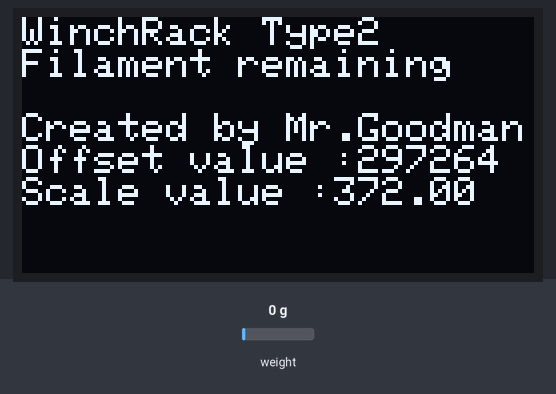
A sketch run on a simulated Arduino Uno, built with avr-gcc and run on an emulated ATmega328P. On the bench: 128×64 one-colour display. The inputs (shaded band) are chosen by the test bench; at power-on: weight on the scale 0 g.

Above: at 2.1 s.
At 6.3 s:
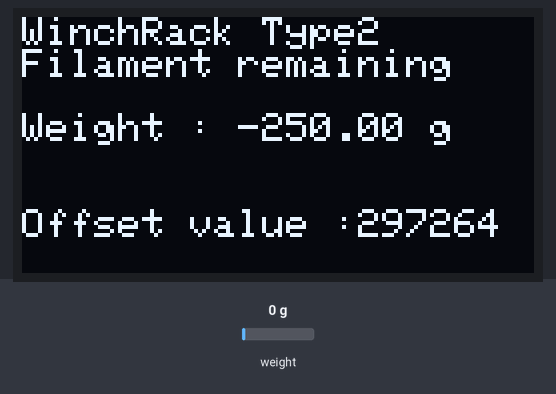
6.4 s: weight on the scale set to 100 g
At 8.4 s:
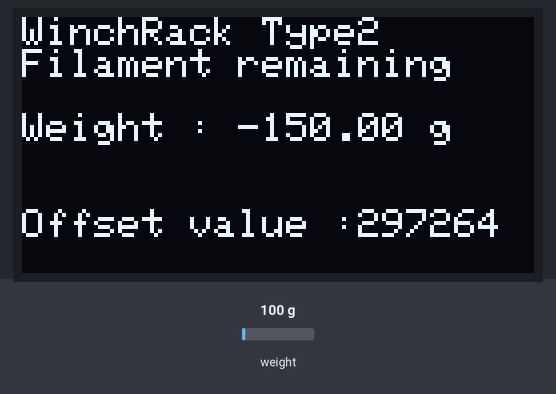
9.0 s: weight on the scale set to 1250 g
At 10.4 s:
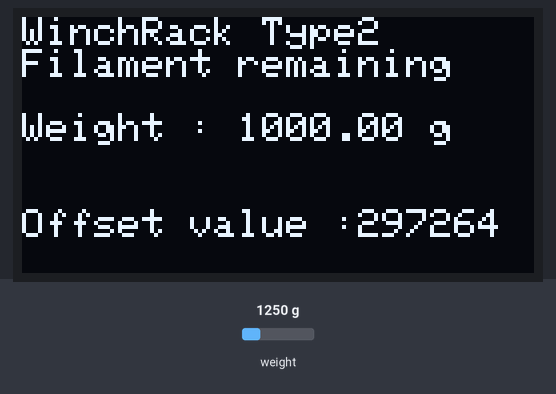
11.4 s: weight on the scale set to 2500 g
At 13.2 s:
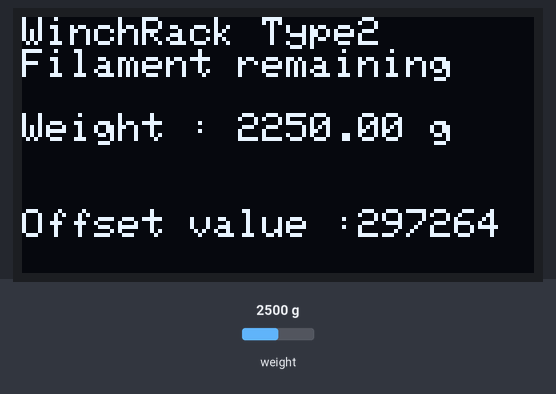
Timing chart, 0 to 14.7 s (numbered marks = the images above; inputs shaded):
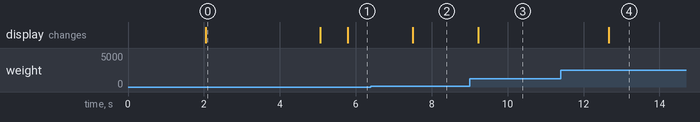

The sketch:

WinchRack_Filament_remaining_Weight.ino
```cpp
#include "HX711.h"
#include <Wire.h>
#include <SSD1306Ascii.h> // i2C OLED
#include <SSD1306AsciiWire.h> // i2C OLED

// I2C pins:
// Arduino: SDA: A4 SCL: A5

// HX711 회로 연결
#define LOADCELL_DOUT_PIN 2 //DT
#define LOADCELL_SCK_PIN  3 //SCK

// loadcellvalue 설정
float loadcellValue = 372.0; // 5kg loadcell에 대한 값을 사용

// 측정한 offset값 및 빈 스풀의 무게 적용
float offsetValue = 297264; // 측정한 offset 적용시 무게 -0.81g
float emptySpoolWeight = 250.0; // 빈 스풀 측정한 무게 250g 기입


HX711 scale;
SSD1306AsciiWire oled;

void setup() {
  Serial.begin(115200);

  // 로드셀 HX711 보드 핀 설정
  scale.begin(LOADCELL_DOUT_PIN, LOADCELL_SCK_PIN);

  // OLED 초기화 및 "WinchRack Type2 scale" 표시
  Wire.begin();
  oled.begin(&Adafruit128x64, 0x3C);

  oled.setFont(Adafruit5x7);
  oled.clear();
  oled.println("WinchRack Type2");
  oled.println("Filament remaining");
  oled.println("");
  oled.println("Created by Mr.Goodman");

  // 부팅 후 잠시 대기 (2초)
  delay(2000);

  // offset, scale 셋팅
  scale.set_offset(offsetValue);
  scale.set_scale(loadcellValue);

  // 설정된 오프셋 및 스케일 값 확인
  oled.print("Offset value :\t");
  oled.println(scale.get_offset());
  oled.print("Scale value :\t");
  oled.println(scale.get_scale());


  // 3초 대기 후 OLED 클리어
  delay(3000);
  oled.clear();

  // 무게 안내문자 표시
  oled.println("WinchRack Type2");
  oled.println("Filament remaining");

}

void loop() {
  float value;
  float Weight;

  // 무게 측정값 (7회 측정 평균값)
  value = scale.get_units(7);

 // 필라멘트 잔량  계산 및 표기
  Weight = value - emptySpoolWeight;
  oled.setCursor(0, 3);
  oled.print("Weight : ");
  oled.print(Weight);
  oled.println(" g");

 //현재 적용된 스케일값 표기
  oled.setCursor(0, 6);
  oled.print("Offset value :\t");
  oled.println(scale.get_offset());

  delay(1000);

}
```

Measured:
- after the input at 6.4 s, the display: changes after 1.1 s (image 2)
- after the input at 9.0 s, the display: changes after 0.22 s (image 3)
- after the input at 11.4 s, the display: changes after 1.3 s (image 4)
- what the display in image 0 shows lasts 3.1 s, from 2.0 s to 5.1 s
